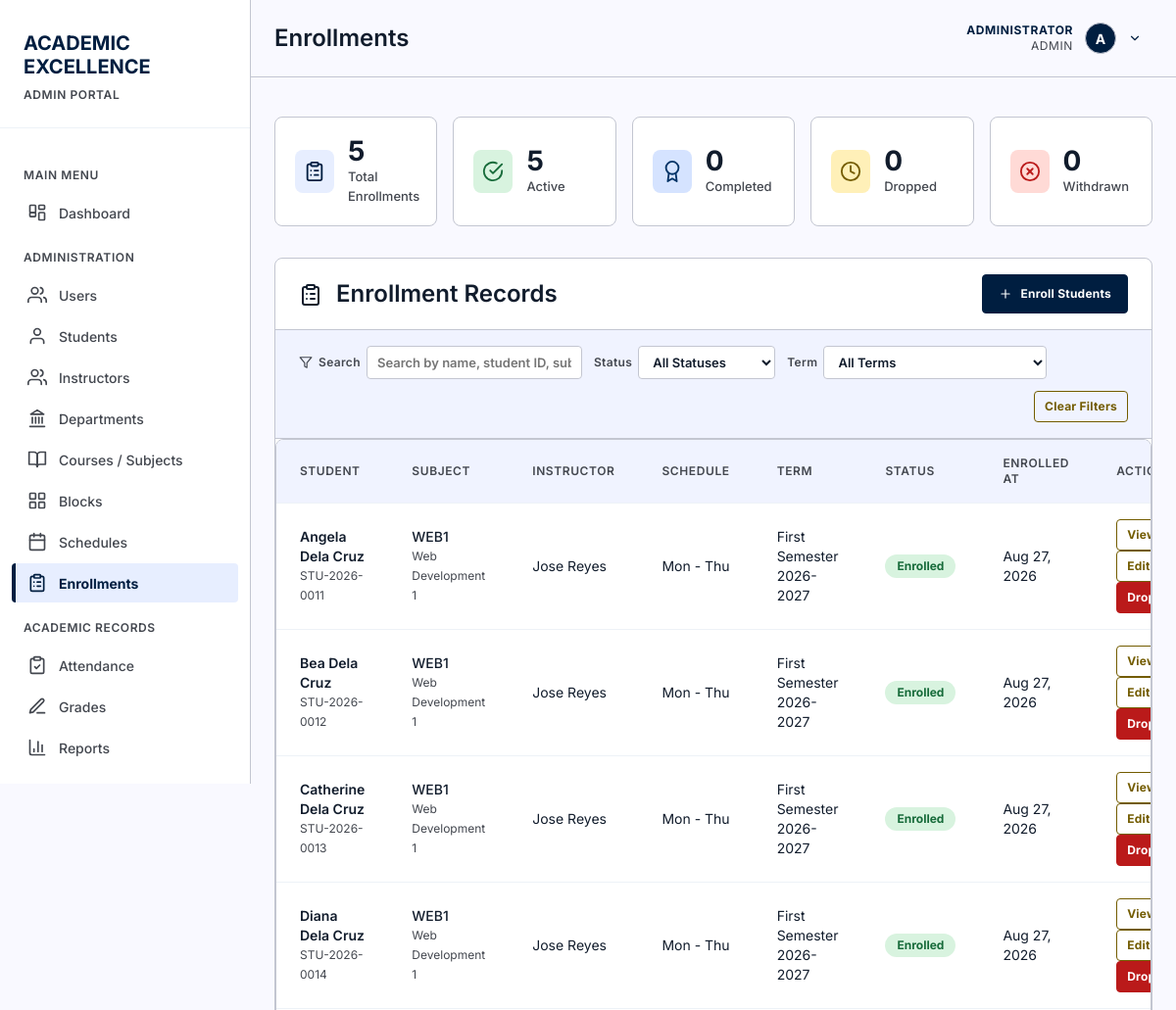
Page /pages/enrollments.php (signed in, upper part) on the earlier database version.
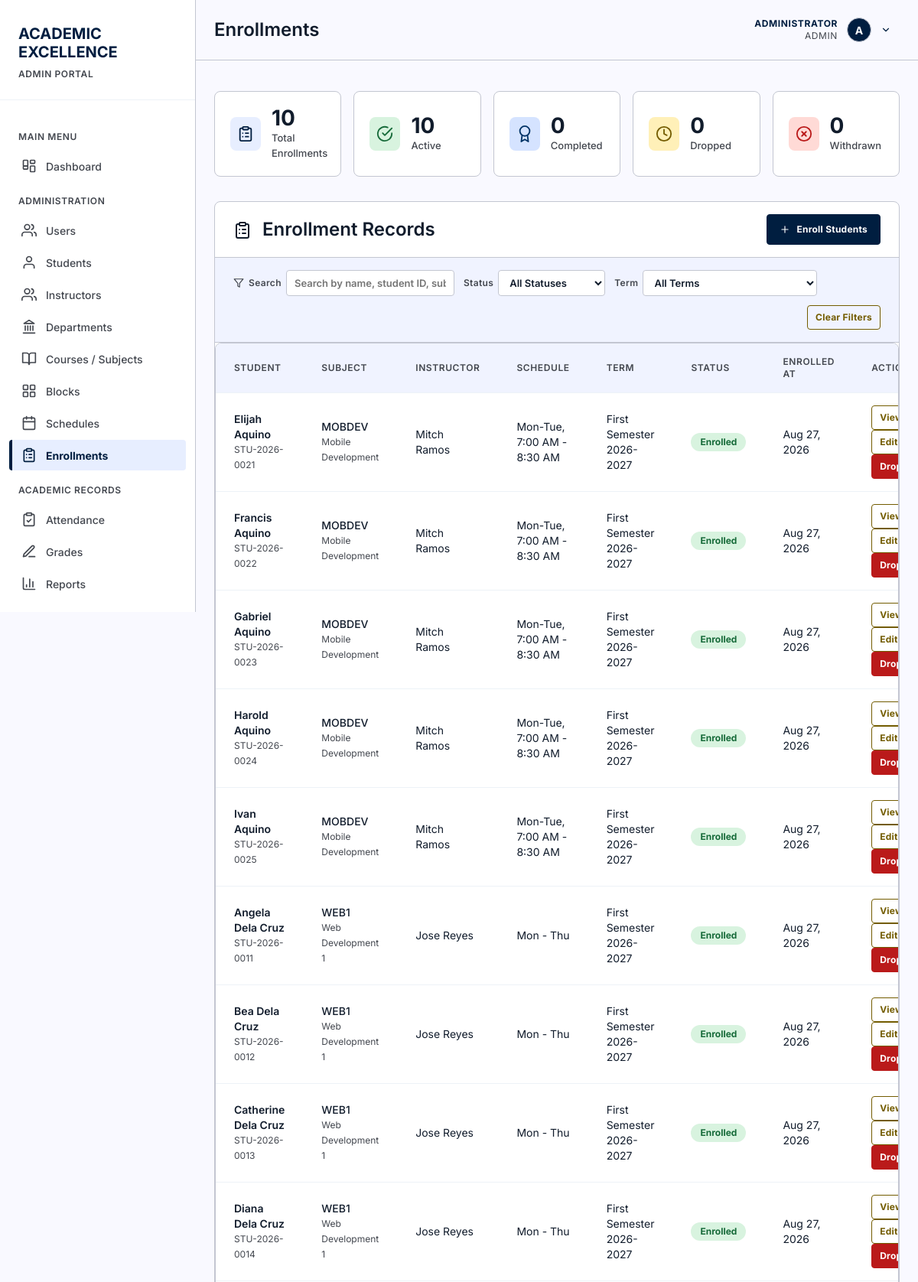
Same page on the later database version.
### tables this page shows
CREATE TABLE "users" (
                    id INTEGER PRIMARY KEY AUTOINCREMENT,
                    username TEXT NOT NULL UNIQUE,
                    password TEXT NOT NULL,
                    full_name TEXT NOT NULL,
                    email TEXT UNIQUE,
                    role TEXT NOT NULL DEFAULT 'student' CHECK(role IN ('admin', 'instructor', 'student')),
                    is_active INTEGER NOT NULL DEFAULT 1 CHECK(is_active IN (0, 1)),
                    last_login_at DATETIME,
                    created_at DATETIME NOT NULL DEFAULT CURRENT_TIMESTAMP,
                    updated_at DATETIME NOT NULL DEFAULT CURRENT_TIMESTAMP
                );

CREATE TABLE enrollments (
            id INTEGER PRIMARY KEY AUTOINCREMENT,
            student_id INTEGER NOT NULL,
            section_id INTEGER NOT NULL,
            enrolled_at DATETIME NOT NULL DEFAULT CURRENT_TIMESTAMP,
            status TEXT NOT NULL DEFAULT 'Enrolled' CHECK(status IN ('Enrolled', 'Dropped', 'Completed', 'Withdrawn')),
            final_score REAL CHECK(final_score IS NULL OR final_score BETWEEN 0 AND 100),
            final_grade TEXT,
            remarks TEXT,
            UNIQUE(student_id, section_id),
            FOREIGN KEY (student_id) REFERENCES students(id) ON DELETE CASCADE,
            FOREIGN KEY (section_id) REFERENCES course_sections(id) ON DELETE CASCADE
        );

CREATE TABLE students (
        id INTEGER PRIMARY KEY AUTOINCREMENT,
        student_id TEXT UNIQUE NOT NULL,
        first_name TEXT NOT NULL,
        last_name TEXT NOT NULL,
        email TEXT,
        phone TEXT,
        date_of_birth DATE,
        gender TEXT CHECK(gender IN ('Male', 'Female', 'Other')),
        enrollment_date DATE DEFAULT CURRENT_DATE,
        status TEXT DEFAULT 'Active' CHECK(status IN ('Active', 'Inactive', 'Graduated')),
        created_at TIMESTAMP DEFAULT CURRENT_TIMESTAMP
    , user_id INTEGER REFERENCES users(id) ON DELETE SET NULL, program_id INTEGER REFERENCES programs(id) ON DELETE SET NULL, year_level INTEGER, expected_graduation_date DATE, updated_at DATETIME, block_id INTEGER REFERENCES blocks(id) ON DELETE SET NULL, student_type TEXT NOT NULL DEFAULT 'Regular' CHECK(student_type IN ('Regular', 'Irregular')));

CREATE TABLE subjects (
        id INTEGER PRIMARY KEY AUTOINCREMENT,
        subject_code TEXT UNIQUE NOT NULL,
        subject_name TEXT NOT NULL,
        description TEXT,
        credits INTEGER DEFAULT 3,
        created_at TIMESTAMP DEFAULT CURRENT_TIMESTAMP
    , department_id INTEGER REFERENCES departments(id) ON DELETE SET NULL, course_level INTEGER, is_active INTEGER NOT NULL DEFAULT 1 CHECK(is_active IN (0, 1)), updated_at DATETIME);

CREATE TABLE instructors (
            id INTEGER PRIMARY KEY AUTOINCREMENT,
            user_id INTEGER NOT NULL UNIQUE,
            employee_id TEXT NOT NULL UNIQUE,
            first_name TEXT NOT NULL,
            last_name TEXT NOT NULL,
            email TEXT UNIQUE,
            phone TEXT,
            department_id INTEGER,
            title TEXT,
            specialization TEXT,
            status TEXT NOT NULL DEFAULT 'Active' CHECK(status IN ('Active', 'Inactive', 'On Leave')),
            hired_date DATE,
            created_at DATETIME NOT NULL DEFAULT CURRENT_TIMESTAMP,
            updated_at DATETIME NOT NULL DEFAULT CURRENT_TIMESTAMP,
            FOREIGN KEY (user_id) REFERENCES users(id) ON DELETE CASCADE,
            FOREIGN KEY (department_id) REFERENCES departments(id) ON DELETE SET NULL
        );

CREATE TABLE course_sections (
            id INTEGER PRIMARY KEY AUTOINCREMENT,
            subject_id INTEGER NOT NULL,
            instructor_id INTEGER NOT NULL,
            term_id INTEGER NOT NULL,
            section_code TEXT NOT NULL,
            room TEXT,
            schedule TEXT,
            capacity INTEGER CHECK(capacity IS NULL OR capacity > 0),
            status TEXT NOT NULL DEFAULT 'Open' CHECK(status IN ('Open', 'Closed', 'Completed', 'Cancelled')),
            created_at DATETIME NOT NULL DEFAULT CURRENT_TIMESTAMP,
            updated_at DATETIME NOT NULL DEFAULT CURRENT_TIMESTAMP, block_id INTEGER REFERENCES blocks(id) ON DELETE SET NULL,
            UNIQUE(subject_id, term_id, section_code),
            FOREIGN KEY (subject_id) REFERENCES subjects(id) ON DELETE RESTRICT,
            FOREIGN KEY (instructor_id) REFERENCES instructors(id) ON DELETE RESTRICT,
            FOREIGN KEY (term_id) REFERENCES academic_terms(id) ON DELETE RESTRICT
        );

CREATE TABLE academic_terms (
            id INTEGER PRIMARY KEY AUTOINCREMENT,
            term_code TEXT NOT NULL UNIQUE,
            term_name TEXT NOT NULL,
            academic_year TEXT NOT NULL,
            start_date DATE NOT NULL,
            end_date DATE NOT NULL,
            is_current INTEGER NOT NULL DEFAULT 0 CHECK(is_current IN (0, 1)),
            created_at DATETIME NOT NULL DEFAULT CURRENT_TIMESTAMP,
            CHECK(end_date >= start_date)
        );

### includes/auth.php (called while the page is built, shortened)
<?php
function currentUser() {
    static $user = false;
    if ($user === false) {
        $db = getDB();
        $stmt = $db->prepare("SELECT * FROM users WHERE id = :id AND is_active = 1");
        $stmt->execute([':id' => (int) $_SESSION['user_id']]);
        $user = $stmt->fetch() ?: null;
    }
    return $user;
}
function isLoggedIn() {
    return currentUser() !== null;
}
function requireLogin() {
    if (!isLoggedIn()) {
        header('Location: ' . baseUrl() . 'login.php');
        exit();
    }
}
function requireRole(...$roles) {
    requireLogin();
    $user = currentUser();
}
function roleLabel($role) {
    return [
        'admin'      => 'Admin',
        'instructor' => 'Teacher',
        'student'    => 'Student'
    ][$role] ?? ucfirst((string) $role);
}

### includes/functions.php (called while the page is built, shortened)
<?php
require_once __DIR__ . '/auth.php';
require_once __DIR__ . '/icons.php';
function formatGrade($grade) {
    if ($grade === null || $grade === '') return '';
    $g = (float) $grade;
    return number_format(floor($g * 10) / 10, 1, '.', '');
}
function formatDate($date) {
    return date('M d, Y', strtotime($date));
}

### pages/enrollments.php (the view, shortened to what the rows shown need)
<?php
require_once '../includes/functions.php';
requireRole('admin');
$db = getDB();
$allEnrollments = $db->query("
    SELECT e.id, e.status, e.enrolled_at, e.remarks, e.final_score, e.final_grade,
           st.student_id, st.first_name, st.last_name,
           sub.subject_code, sub.subject_name, cs.section_code, cs.schedule, cs.capacity,
           t.term_name, t.academic_year,
           ins.first_name AS instructor_first, ins.last_name AS instructor_last
    FROM enrollments e
    JOIN students st ON e.student_id = st.id
    JOIN course_sections cs ON e.section_id = cs.id
    JOIN subjects sub ON cs.subject_id = sub.id
    JOIN academic_terms t ON cs.term_id = t.id
    JOIN instructors ins ON cs.instructor_id = ins.id
    ORDER BY e.enrolled_at DESC
")->fetchAll();
$pageTitle = 'Enrollments';
include '../includes/header.php';
?>
<main>
    <div class="card">
        <div class="card-header" style="display: flex; justify-content: space-between; align-items: center;">
            <h2><?php echo icon('clipboard-list', 24); ?> Enrollment Records</h2>
        </div>
        <div class="table-container">
        <table data-pagination data-page-size="10" id="enrollmentTable">
            <thead>
                <tr>
                    <th>Student</th>
                    <th>Subject</th>
                    <th>Instructor</th>
                    <th>Schedule</th>
                    <th>Term</th>
                    <th>Status</th>
                    <th>Enrolled At</th>
                    <th>Actions</th>
                </tr>
            </thead>
            <tbody>
                <?php foreach ($allEnrollments as $enrollment): ?>
                <tr data-status="<?php echo htmlspecialchars($enrollment['status']); ?>"
                    data-term="<?php echo htmlspecialchars($enrollment['term_name'] . ' ' . $enrollment['academic_year']); ?>"
                    data-search="<?php echo htmlspecialchars(strtolower($enrollment['student_id'] . ' ' . $enrollment['first_name'] . ' ' . $enrollment['last_name'] . ' ' . $enrollment['subject_code'] . ' ' . $enrollment['subject_name'])); ?>">
                    <td data-label="Student">
                        <div style="font-weight: 600;"><?php echo htmlspecialchars($enrollment['first_name'] . ' ' . $enrollment['last_name']); ?></div>
                        <div style="font-size: 12px; color: var(--ink-muted);"><?php echo htmlspecialchars($enrollment['student_id']); ?></div>
                    </td>
                    <td data-label="Subject">
                        <div style="font-weight: 500;"><?php echo htmlspecialchars($enrollment['subject_code']); ?></div>
                        <div style="font-size: 12px; color: var(--ink-muted);"><?php echo htmlspecialchars($enrollment['subject_name']); ?></div>
                    </td>
                    <td data-label="Instructor"><?php echo htmlspecialchars($enrollment['instructor_first'] . ' ' . $enrollment['instructor_last']); ?></td>
                    <td data-label="Schedule"><?php echo htmlspecialchars($enrollment['schedule'] ?? '—'); ?></td>
                    <td data-label="Term"><?php echo htmlspecialchars($enrollment['term_name'] . ' ' . $enrollment['academic_year']); ?></td>
                    <td data-label="Status">
                        <span class="enrollment-status status-<?php echo strtolower($enrollment['status']); ?>">
                            <?php echo htmlspecialchars($enrollment['status']); ?>
                        </span>
                    </td>
                    <td data-label="Enrolled At"><?php echo formatDate($enrollment['enrolled_at']); ?></td>
                    <td data-label="Actions">
                        <button type="button" class="btn btn-secondary btn-sm"
                                data-id="<?php echo $enrollment['id']; ?>"
                                data-student="<?php echo htmlspecialchars($enrollment['first_name'] . ' ' . $enrollment['last_name'], ENT_QUOTES); ?>"
                                data-student-id="<?php echo htmlspecialchars($enrollment['student_id'], ENT_QUOTES); ?>"
                                data-subject="<?php echo htmlspecialchars($enrollment['subject_code'] . ' - ' . $enrollment['subject_name'], ENT_QUOTES); ?>"
                                data-section="<?php echo htmlspecialchars($enrollment['section_code'], ENT_QUOTES); ?>"
                                data-schedule="<?php echo htmlspecialchars($enrollment['schedule'] ?? '', ENT_QUOTES); ?>"
                                data-term="<?php echo htmlspecialchars($enrollment['term_name'] . ' ' . $enrollment['academic_year'], ENT_QUOTES); ?>"
                                data-status="<?php echo htmlspecialchars($enrollment['status'], ENT_QUOTES); ?>"
                                data-remarks="<?php echo htmlspecialchars($enrollment['remarks'] ?? '', ENT_QUOTES); ?>"
                                data-final-score="<?php echo $enrollment['final_score'] ?? ''; ?>"
                                data-final-grade="<?php echo htmlspecialchars(formatGrade($enrollment['final_grade'] ?? ''), ENT_QUOTES); ?>"
                                data-enrolled-at="<?php echo htmlspecialchars($enrollment['enrolled_at'], ENT_QUOTES); ?>"
                                onclick="viewEnrollment(this)">View</button>
                        <button type="button" class="btn btn-secondary btn-sm"
                                data-id="<?php echo $enrollment['id']; ?>"
                                data-status="<?php echo htmlspecialchars($enrollment['status'], ENT_QUOTES); ?>"
                                data-remarks="<?php echo htmlspecialchars($enrollment['remarks'] ?? '', ENT_QUOTES); ?>"
                                onclick="editEnrollment(this)">Edit</button>
                        <?php if ($enrollment['status'] === 'Enrolled'): ?>
                        <button type="button" class="btn btn-danger btn-sm"
                                data-drop-id="<?php echo $enrollment['id']; ?>"
                                data-drop-student="<?php echo htmlspecialchars($enrollment['first_name'] . ' ' . $enrollment['last_name'], ENT_QUOTES); ?>"
                                onclick="confirmDrop(this)">Drop</button>
                        <?php endif; ?>
                    </td>
                </tr>
                <?php endforeach; ?>
            </tbody>
        </table>
        </div>
    </div>
</main>
<?php include '../includes/footer.php'; ?>

### includes/header.php (shortened to what the rows shown need)
<?php
require_once __DIR__ . '/functions.php';
$currentPage = basename($_SERVER['PHP_SELF'], '.php');
$assetPrefix = $currentPage === 'index' ? '' : '../';
$user = currentUser();
$role = $user['role'];
$fullName = $user['full_name'];
$roleLabel = roleLabel($role);
$avatarLetter = strtoupper(substr($fullName, 0, 1));
?>
<!DOCTYPE html>
<html lang="en">
<head>
    <link rel="stylesheet" href="<?php echo $assetPrefix; ?>assets/css/style.css">
</head>
<body>
    <aside class="sidebar">
        <div class="sidebar-header">
            <h1>
                <span class="red">ACADEMIC</span><br>
                <span class="white">EXCELLENCE</span>
            </h1>
            <span class="portal-label"><?php echo strtoupper($roleLabel); ?> PORTAL</span>
        </div>
    </aside>
    <div class="main-content">
        <header class="top-header">
            <h1 class="page-title"><?php echo $pageTitle ?? 'Dashboard'; ?></h1>
            <div class="user-info">
                <div class="user-menu">
                    <button class="user-menu-toggle" type="button" aria-haspopup="true" aria-expanded="false">
                        <div class="user-meta">
                            <span class="user-name"><?php echo htmlspecialchars($fullName); ?></span>
                            <span class="user-role"><?php echo $roleLabel; ?></span>
                        </div>
                        <div class="user-avatar"><?php echo $avatarLetter; ?></div>
                        <?php echo icon('chevron-down', 14); ?>
                    </button>
                </div>
            </div>
        </header>
        <div class="page-content">

Differences in the rows shown:
added enrollments: student.last_name "Elijah Aquino", student.student_id "STU-2026-0021", subjects.subject_code "MOBDEV", subjects.subject_name "Mobile Development", instructors.first_name+last_name "Mitch Ramos", section.schedule "Mon-Tue, 7:00 AM - 8:30 AM", academic_terms.term_name+academic_year "First Semester 2026-2027", status "Enrolled", enrolled_at "Aug 27, 2026"
added enrollments: student.last_name "Francis Aquino", student.student_id "STU-2026-0022", subjects.subject_code "MOBDEV", subjects.subject_name "Mobile Development", instructors.first_name+last_name "Mitch Ramos", section.schedule "Mon-Tue, 7:00 AM - 8:30 AM", academic_terms.term_name+academic_year "First Semester 2026-2027", status "Enrolled", enrolled_at "Aug 27, 2026"
added enrollments: student.last_name "Gabriel Aquino", student.student_id "STU-2026-0023", subjects.subject_code "MOBDEV", subjects.subject_name "Mobile Development", instructors.first_name+last_name "Mitch Ramos", section.schedule "Mon-Tue, 7:00 AM - 8:30 AM", academic_terms.term_name+academic_year "First Semester 2026-2027", status "Enrolled", enrolled_at "Aug 27, 2026"
added enrollments: student.last_name "Harold Aquino", student.student_id "STU-2026-0024", subjects.subject_code "MOBDEV", subjects.subject_name "Mobile Development", instructors.first_name+last_name "Mitch Ramos", section.schedule "Mon-Tue, 7:00 AM - 8:30 AM", academic_terms.term_name+academic_year "First Semester 2026-2027", status "Enrolled", enrolled_at "Aug 27, 2026"
added enrollments: student.last_name "Ivan Aquino", student.student_id "STU-2026-0025", subjects.subject_code "MOBDEV", subjects.subject_name "Mobile Development", instructors.first_name+last_name "Mitch Ramos", section.schedule "Mon-Tue, 7:00 AM - 8:30 AM", academic_terms.term_name+academic_year "First Semester 2026-2027", status "Enrolled", enrolled_at "Aug 27, 2026"
Other differences:
$totalEnrollments: "5" → "10"
$activeCount: "5" → "10"
